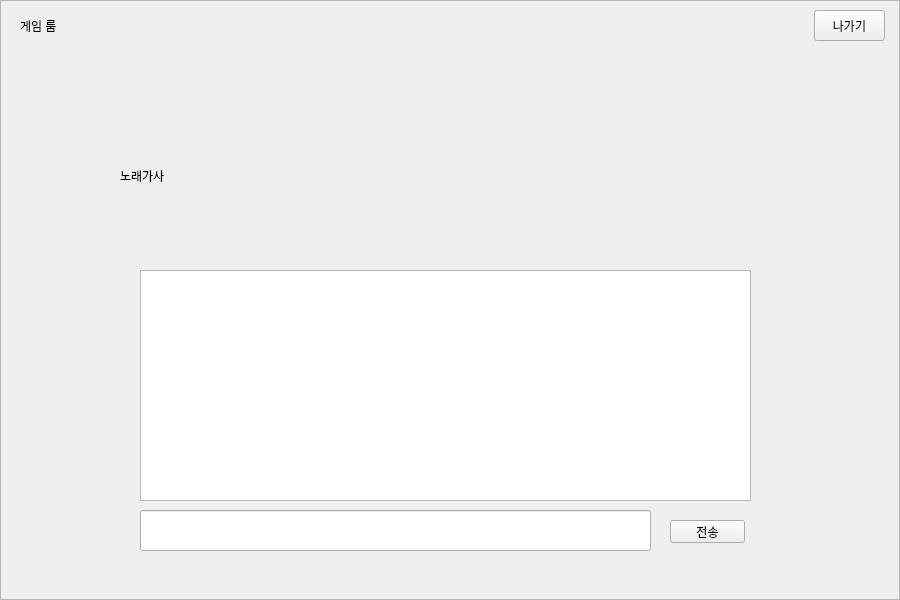
<?xml version="1.0" encoding="UTF-8"?>
<ui version="4.0">
 <class>gameroom</class>
 <widget class="QWidget" name="gameroom">
  <property name="geometry">
   <rect>
    <x>0</x>
    <y>0</y>
    <width>900</width>
    <height>600</height>
   </rect>
  </property>
  <property name="windowTitle">
   <string>Form</string>
  </property>
  <widget class="QFrame" name="frame">
   <property name="geometry">
    <rect>
     <x>0</x>
     <y>0</y>
     <width>900</width>
     <height>600</height>
    </rect>
   </property>
   <property name="frameShape">
    <enum>QFrame::StyledPanel</enum>
   </property>
   <property name="frameShadow">
    <enum>QFrame::Raised</enum>
   </property>
   <widget class="QLabel" name="label">
    <property name="geometry">
     <rect>
      <x>20</x>
      <y>10</y>
      <width>641</width>
      <height>31</height>
     </rect>
    </property>
    <property name="text">
     <string>게임 룸</string>
    </property>
   </widget>
   <widget class="QTextBrowser" name="textBrowser">
    <property name="geometry">
     <rect>
      <x>140</x>
      <y>270</y>
      <width>611</width>
      <height>231</height>
     </rect>
    </property>
   </widget>
   <widget class="QLineEdit" name="input_line">
    <property name="geometry">
     <rect>
      <x>140</x>
      <y>510</y>
      <width>511</width>
      <height>41</height>
     </rect>
    </property>
   </widget>
   <widget class="QPushButton" name="send_btn">
    <property name="geometry">
     <rect>
      <x>670</x>
      <y>520</y>
      <width>75</width>
      <height>23</height>
     </rect>
    </property>
    <property name="text">
     <string>전송</string>
    </property>
   </widget>
   <widget class="QLabel" name="lyrics_lbl">
    <property name="geometry">
     <rect>
      <x>120</x>
      <y>110</y>
      <width>631</width>
      <height>131</height>
     </rect>
    </property>
    <property name="styleSheet">
     <string notr="true">font: 14pt &quot;Alef&quot;;</string>
    </property>
    <property name="text">
     <string>노래가사</string>
    </property>
   </widget>
   <widget class="QPushButton" name="exit_btn">
    <property name="geometry">
     <rect>
      <x>814</x>
      <y>10</y>
      <width>71</width>
      <height>31</height>
     </rect>
    </property>
    <property name="text">
     <string>나가기</string>
    </property>
   </widget>
  </widget>
 </widget>
 <resources/>
 <connections/>
</ui>
